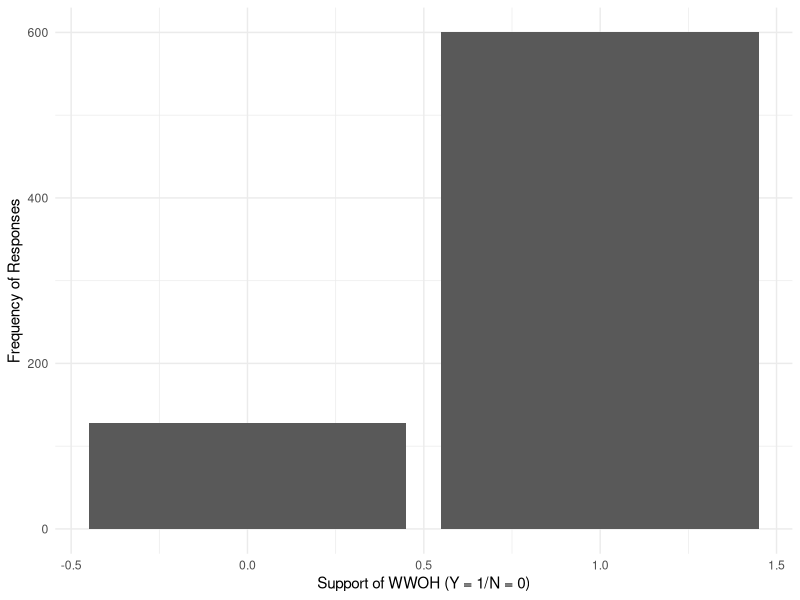

R code for this plot: (Note: this script raises an error after producing the figure.)
## ---- chunk 1
#| include: false
#| warning: false
#| message: false

#install.packages("tidyverse")
#install.packages("here")
#install.packages("knitr")
#install.packages("kableExtra")
#install.packages("webshot")

library(here)
library(knitr)
library(tidyverse)
library(haven)
library(dplyr)
## ---- chunk 2
#| include: false
#| warning: false
#| message: false

#Acquiring cleaned data from output folder
online_cleaned <-
   read_csv(
    file = here("data/analysis_data/online_cleaned.csv"))
main_cleaned <-
  read_csv(
    file = here("data/analysis_data/main_cleaned.csv"))
follow_cleaned <-
  read_csv(
    file = here("data/analysis_data/follow_cleaned.csv"))
sec_cleaned <-
   read_csv(
    file = here("data/analysis_data/sec_cleaned.csv"))

## ---- chunk 3
#| echo: false
#| label: tbl-sampleonline
#| tbl-cap: Sample of Cleaned Online National Survey Data of Saudi Arabian Men on WWOH
online_cleaned |> slice(1:5) |> kable()

## ---- chunk 4
#| echo: false
#| label: tbl-samplemain
#| tbl-cap: Sample of Cleaned Main Experiment Data of Saudi Arabian Men on WWOH
main_cleaned |> slice(1:5) |> kable()

## ---- chunk 5
#| echo: false
#| label: fig-wwoh
#| fig-cap: Support of Young Married Men in Saudi Arabia of WWOH

online_cleaned |> 
  ggplot(aes(x = c_outside_self)) +
  geom_bar() +
  theme_minimal() +
  labs(x = "Support of WWOH (Y = 1/N = 0)", y = "Frequency of Responses" )

## ---- chunk 6
#| echo: false
#| label: tbl-summ
#| tbl-cap: Summary Statistics on Men Who Participated in the Main Experiment
summary_stats <- main_cleaned |>
  group_by(condition2) |>
  summarize(
    Observations = n(),
    Age = mean(age, na.rm =TRUE),
    Children = mean(children, na.rm = TRUE),
    "College(%" = sum(college_deg, na.rm = TRUE)/n()*100,
    "Employed(%)" = sum(employed_now, na.rm = TRUE)/n()*100,
  ) |>
  bind_rows()|>
  mutate(group = c("Control", "Treatment"))

summary_stats |> kable()

summary_all <- main_cleaned |>
  summarize(
    Total = n(),
    Age = mean(age, na.rm =TRUE),
    Children = mean(children, na.rm = TRUE),
    "College" = sum(college_deg, na.rm = TRUE)/n()*100,
    "Employed(%)" = sum(employed_now, na.rm = TRUE)/n()*100)
    
summary_all |> kable()

## ---- chunk 7
#| echo: false
#| label: fig-time
#| fig-cap: Density Histogram of Percentage Wedge on Difference Between Beliefs and Actual Calculation
histogram <- main_cleaned |>
  mutate(percentage_wedge = outside_wedge/30*100)

p <- ggplot(histogram, aes(x = percentage_wedge)) + 
  geom_histogram(aes(y = after_stat(density)), binwidth = 8, fill = "green", alpha = 0.6, color = "black") + 
  labs(
    x = "Percentage Wedge Value",
    y = "Density") + 
  theme_minimal() +
  theme(plot.caption = element_text(hjust = 0, face = "italic", size = 10),
        plot.caption.position = "plot") +
  scale_x_continuous(limits = c(-100, 100))
print(p)

## ---- chunk 8
#| echo: false
#| label: tbl-empl
#| tbl-cap: Employment Difference of Wives between Two Surveys Three Months Apart
#| tbl-subcap: ["Treatment", "Control"]
#| layout-ncol: 2

follow_cleaned |> filter(condition2==1) |>
  count(emply_prev, emply_now) |> kable()

follow_cleaned |> filter(condition2==0) |>
  count(emply_prev, emply_now) |> kable()

## ---- chunk 9
#| echo: false
#| label: fig-diss
#| fig-cap: Frequency of WWOH Discussions for Participants in Survey

chart <- sec_cleaned |>
  mutate(freq = case_when(
    discuss_freq == 1 ~ "Very Often",
    discuss_freq == 2 ~ "Often",
    discuss_freq == 3 ~ "Sometimes",
    discuss_freq == 4 ~ "Rarely",
    discuss_freq == 5 ~ "Very Rarely"))

chart |>
  ggplot(mapping = aes(x = freq)) +
  geom_bar() +
  theme_minimal() +
  labs(x = "Age group", y = "Number of observations")

